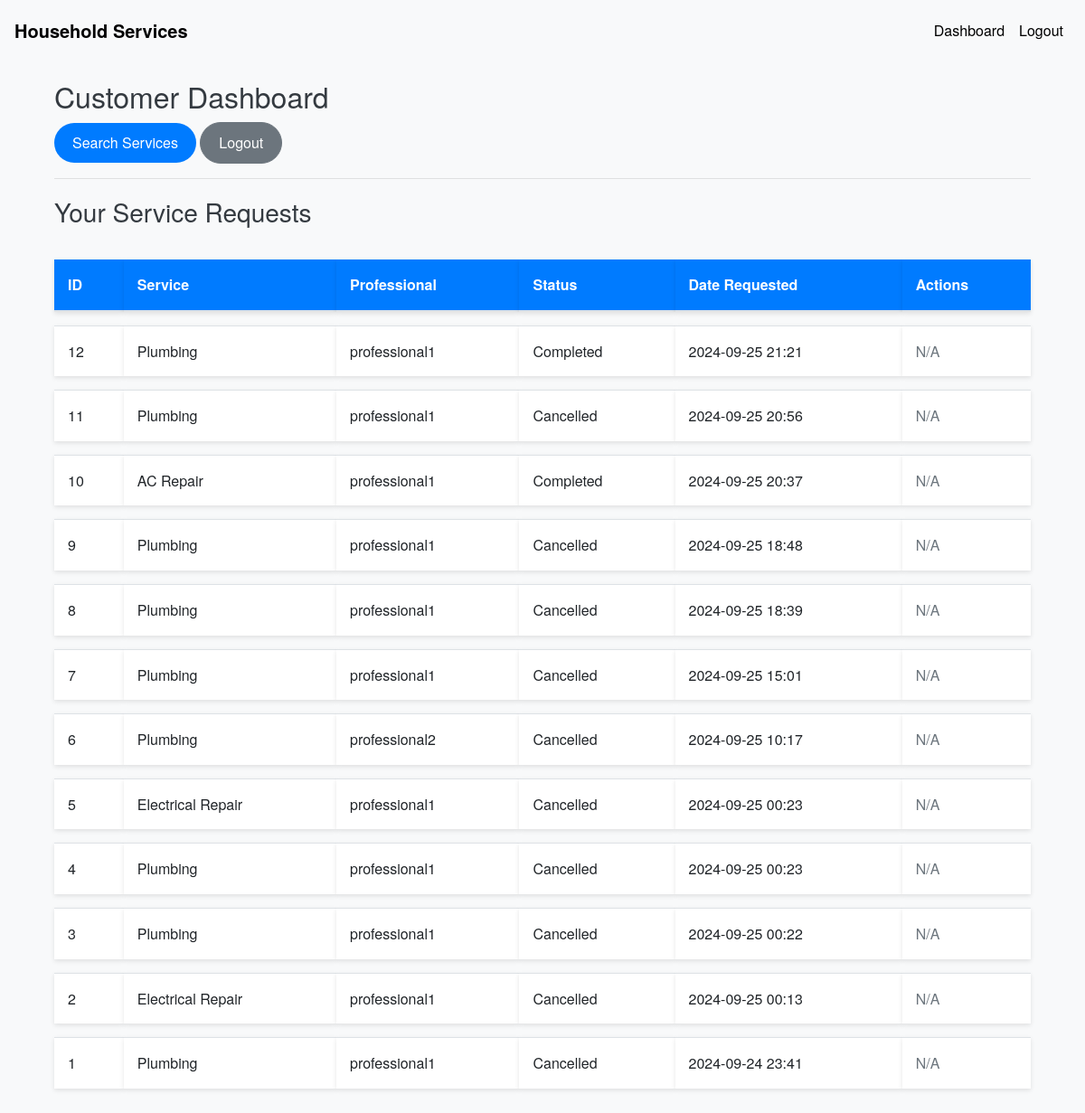
Page /customer/dashboard (signed in) on the earlier database version.
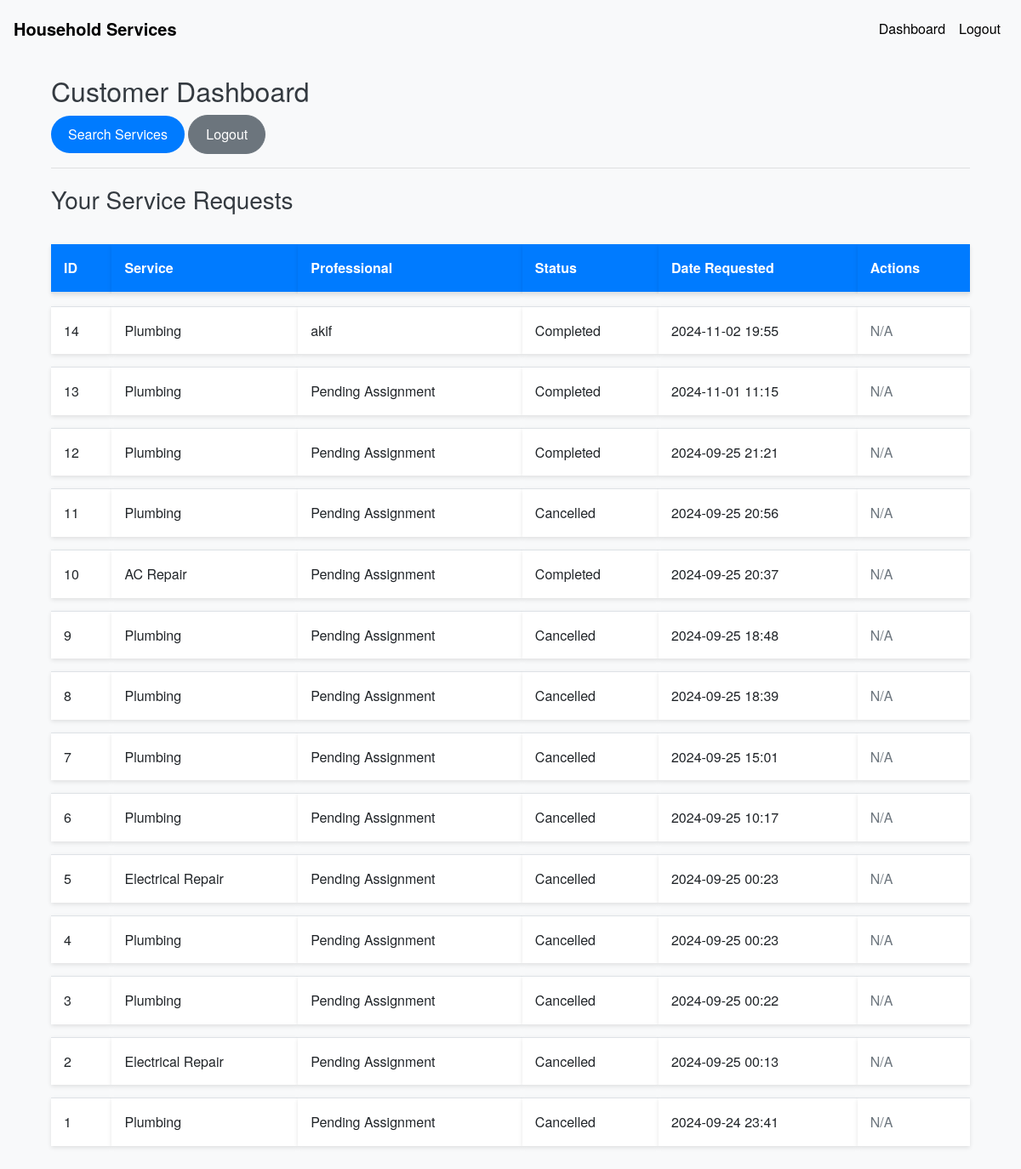
Same page on the later database version.
### models.py (models this page shows, shortened)
class ServiceRequest(db.Model):
    __tablename__ = 'service_requests'
    id = db.Column(db.Integer, primary_key=True)
    service_id = db.Column(db.Integer, db.ForeignKey('services.id'), nullable=False)
    customer_id = db.Column(db.Integer, db.ForeignKey('users.id'), nullable=False)
    professional_id = db.Column(db.Integer, db.ForeignKey('users.id'))
    service_status = db.Column(db.String(20), nullable=False, default='requested')
    service = db.relationship('Service', backref='service_requests')
    date_of_request = db.Column(db.DateTime, default=datetime.utcnow)
    date_of_completion = db.Column(db.DateTime)
    remarks = db.Column(db.Text)

class Service(db.Model):
    __tablename__ = 'services'
    id = db.Column(db.Integer, nullable =False, primary_key=True)
    name = db.Column(db.String(100), nullable=False)
    base_price = db.Column(db.Float, nullable=False)
    time_required = db.Column(db.Integer, nullable=False)  # in minutes
    description = db.Column(db.Text)

class User(UserMixin, db.Model):
    __tablename__ = 'users'
    id = db.Column(db.Integer, primary_key=True)
    username = db.Column(db.String(100), unique=True, nullable=False)
    password = db.Column(db.String(128), nullable=False)
    role = db.Column(db.String(20), nullable=False)
    is_active = db.Column(db.Boolean, default=True)
    date_created = db.Column(db.DateTime, default=datetime.utcnow)
    date_completed = db.Column(db.DateTime)
    is_approved = db.Column(db.Boolean, default=False)
    service_type = db.Column(db.String(100))
    experience = db.Column(db.Integer)
    resume_filename = db.Column(db.String(200))
    approval_status = db.Column(db.String(50), default='pending')
    customer_service_requests = db.relationship('ServiceRequest', backref='customer', foreign_keys='ServiceRequest.customer_id', lazy='dynamic')
    professional_service_requests = db.relationship('ServiceRequest', backref='professional', foreign_keys='ServiceRequest.professional_id', lazy='dynamic')

### routes.py (the view)
@app.route('/customer/dashboard')
@login_required
def customer_dashboard():
    if current_user.role != 'customer':
        flash('Access denied.')
        return redirect(url_for('index'))
    service_requests = ServiceRequest.query.filter_by(customer_id=current_user.id).order_by(ServiceRequest.id.desc()).all()
    return render_template('customer_dashboard.html', service_requests=service_requests)

### app.py (called while the page is built)
@login_manager.user_loader
def load_user(user_id):
    return User.query.get(int(user_id))

### templates/customer_dashboard.html
{% extends 'base.html' %}
{% block content %}
<div class="container mt-4">
    <h2>Customer Dashboard</h2>
    <p>
        <a href="{{ url_for('search_services') }}" class="btn btn-primary">Search Services</a>
        <a href="{{ url_for('logout') }}" class="btn btn-secondary">Logout</a>
    </p>
    <hr>
    <h3>Your Service Requests</h3>
    <table class="table table-striped">
        <thead>
            <tr>
                <th>ID</th>
                <th>Service</th>
                <th>Professional</th>
                <th>Status</th>
                <th>Date Requested</th>
                <th>Actions</th>
            </tr>
        </thead>
        <tbody>
            {% for request in service_requests %}
            <tr>
                <td>{{ request.id }}</td>
                <td>{{ request.service.name }}</td>
                <td>
                    {% if request.professional %}
                    {{ request.professional.username }}
                    {% else %}
                    Pending Assignment
                    {% endif %}
                </td>
                <td>{{ request.service_status.capitalize() }}</td>
                <td>{{ request.date_of_request.strftime('%Y-%m-%d %H:%M') }}</td>
                <td>
                    {% if request.service_status in ['requested', 'accepted'] %}
                    <form action="{{ url_for('cancel_request', request_id=request.id) }}" method="POST" style="display:inline;">
                        <button type="submit" class="btn btn-sm btn-danger" onclick="return confirm('Are you sure you want to cancel this request?');">Cancel</button>
                    </form>
                    {% else %}
                    <span class="text-muted">N/A</span>
                    {% endif %}
                </td>
            </tr>
            {% endfor %}
        </tbody>
    </table>
</div>
{% endblock %}

### templates/base.html (shortened to what this page needs)
<!DOCTYPE html>
<html lang="en">
<head>
    <link rel="stylesheet" href="https://stackpath.bootstrapcdn.com/bootstrap/4.5.0/css/bootstrap.min.css">
    <link rel="stylesheet" href="{{ url_for('static', filename='css/styles.css') }}">
</head>
<body>
    <nav class="navbar navbar-expand-lg navbar-light bg-light">
        <a class="navbar-brand" href="{{ url_for('index') }}">Household Services</a>
        {% if current_user.is_authenticated %}
        <div class="collapse navbar-collapse" id="navbarNav">
            <ul class="navbar-nav ml-auto">
                {% if current_user.role == 'admin' %}
                <li class="nav-item">
                    <a class="nav-link" href="{{ url_for('admin_dashboard') }}">Dashboard</a>
                </li>
                {% elif current_user.role == 'professional' %}
                <li class="nav-item">
                    <a class="nav-link" href="{{ url_for('professional_dashboard') }}">Dashboard</a>
                </li>
                {% elif current_user.role == 'customer' %}
                <li class="nav-item">
                    <a class="nav-link" href="{{ url_for('customer_dashboard') }}">Dashboard</a>
                </li>
                {% endif %}
                <li class="nav-item">
                    <a class="nav-link" href="{{ url_for('logout') }}">Logout</a>
                </li>
            </ul>
        </div>
        {% endif %}
    </nav>
    <div class="container mt-4">
        {% block content %}{% endblock %}
    </div>
</body>
</html>

### static/css/styles.css (style rules this page uses)
body { padding-top: 5px; font-family: 'Helvetica Neue', Arial, sans-serif; background-color: #f8f9fa; color: #343a40; line-height: 1.6; }
.navbar { background-color: #343a40; }
.navbar-brand { font-weight: bold; color: #000000 !important; }
.nav-link { color: #000000 !important; }
.table { margin-top: 20px; border-collapse: separate; border-spacing: 0 15px; }
.table th, .table td { vertical-align: middle; background-color: #ffffff; border: none; padding: 15px; box-shadow: 0 2px 5px rgba(0, 0, 0, 0.1); }
.table th { background-color: #007bff; color: #ffffff; font-weight: bold; }
.table td { border-top: 1px solid #dee2e6; }
.btn { border-radius: 50px; padding: 10px 20px; transition: background-color 0.3s ease, color 0.3s ease; }
.btn-primary { background-color: #007bff; border: none; }
h1, h2, h3, h4, h5, h6 { font-weight: 300; margin-top: 20px; margin-bottom: 10px; }
.container { margin-top: 50px; }

Differences in the rows shown:
added ServiceRequest: id "14", service.name "Plumbing", professional.username "akif", service_status "Completed", date_of_request "2024-11-02 19:55", shows "N/A"
added ServiceRequest: id "13", service.name "Plumbing", shows "Pending Assignment", service_status "Completed", date_of_request "2024-11-01 11:15", shows "N/A"
changed ServiceRequest id 12: professional.username "professional1" → (not shown); now shows "Pending Assignment"
changed ServiceRequest id 11: professional.username "professional1" → (not shown); now shows "Pending Assignment"
changed ServiceRequest "AC Repair": professional.username "professional1" → (not shown); now shows "Pending Assignment"
changed ServiceRequest id 9: professional.username "professional1" → (not shown); now shows "Pending Assignment"
changed ServiceRequest id 8: professional.username "professional1" → (not shown); now shows "Pending Assignment"
changed ServiceRequest id 7: professional.username "professional1" → (not shown); now shows "Pending Assignment"
changed ServiceRequest id 6: professional.username "professional2" → (not shown); now shows "Pending Assignment"
changed ServiceRequest id 5: professional.username "professional1" → (not shown); now shows "Pending Assignment"
changed ServiceRequest id 4: professional.username "professional1" → (not shown); now shows "Pending Assignment"
changed ServiceRequest id 3: professional.username "professional1" → (not shown); now shows "Pending Assignment"
changed ServiceRequest id 2: professional.username "professional1" → (not shown); now shows "Pending Assignment"
changed ServiceRequest id 1: professional.username "professional1" → (not shown); now shows "Pending Assignment"
